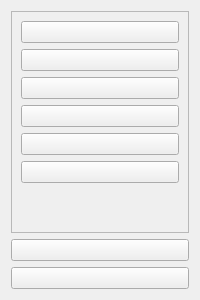
      <widget class="QWidget" name="icon_only_widget" native="true">
       <property name="styleSheet">
        <string notr="true"/>
       </property>
       <layout class="QVBoxLayout" name="verticalLayout_14">
        <item>
         <widget class="QFrame" name="frame_2">
          <property name="frameShape">
           <enum>QFrame::StyledPanel</enum>
          </property>
          <property name="frameShadow">
           <enum>QFrame::Raised</enum>
          </property>
          <layout class="QVBoxLayout" name="verticalLayout_13">
           <item>
            <widget class="QPushButton" name="pushButton">
             <property name="maximumSize">
              <size>
               <width>16777215</width>
               <height>16777213</height>
              </size>
             </property>
             <property name="text">
              <string/>
             </property>
             <property name="icon">
              <iconset resource="resource.qrc">
               <normaloff>:/img/img/home.svg</normaloff>:/img/img/home.svg</iconset>
             </property>
             <property name="checkable">
              <bool>true</bool>
             </property>
            </widget>
           </item>
           <item>
            <widget class="QPushButton" name="p20">
             <property name="text">
              <string/>
             </property>
             <property name="icon">
              <iconset resource="resource.qrc">
               <normaloff>:/img/img/slack.svg</normaloff>:/img/img/slack.svg</iconset>
             </property>
             <property name="checkable">
              <bool>true</bool>
             </property>
             <property name="autoExclusive">
              <bool>true</bool>
             </property>
            </widget>
           </item>
           <item>
            <widget class="QPushButton" name="p21">
             <property name="text">
              <string/>
             </property>
             <property name="icon">
              <iconset resource="resource.qrc">
               <normaloff>:/img/img/shopping-bag.svg</normaloff>:/img/img/shopping-bag.svg</iconset>
             </property>
             <property name="checkable">
              <bool>true</bool>
             </property>
             <property name="autoExclusive">
              <bool>true</bool>
             </property>
            </widget>
           </item>
           <item>
            <widget class="QPushButton" name="p22">
             <property name="text">
              <string/>
             </property>
             <property name="icon">
              <iconset resource="resource.qrc">
               <normaloff>:/img/img/heart.svg</normaloff>:/img/img/heart.svg</iconset>
             </property>
             <property name="checkable">
              <bool>true</bool>
             </property>
             <property name="autoExclusive">
              <bool>true</bool>
             </property>
            </widget>
           </item>
           <item>
            <widget class="QPushButton" name="p23">
             <property name="text">
              <string/>
             </property>
             <property name="icon">
              <iconset resource="resource.qrc">
               <normaloff>:/img/img/mail.svg</normaloff>:/img/img/mail.svg</iconset>
             </property>
             <property name="iconSize">
              <size>
               <width>50</width>
               <height>20</height>
              </size>
             </property>
             <property name="checkable">
              <bool>true</bool>
             </property>
             <property name="autoExclusive">
              <bool>true</bool>
             </property>
            </widget>
           </item>
           <item>
            <widget class="QPushButton" name="p24">
             <property name="text">
              <string/>
             </property>
             <property name="icon">
              <iconset resource="resource.qrc">
               <normaloff>:/img/img/layers.svg</normaloff>:/img/img/layers.svg</iconset>
             </property>
             <property name="iconSize">
              <size>
               <width>50</width>
               <height>20</height>
              </size>
             </property>
             <property name="checkable">
              <bool>true</bool>
             </property>
             <property name="autoExclusive">
              <bool>true</bool>
             </property>
            </widget>
           </item>
           <item>
            <spacer name="verticalSpacer_9">
             <property name="orientation">
              <enum>Qt::Vertical</enum>
             </property>
             <property name="sizeHint" stdset="0">
              <size>
               <width>20</width>
               <height>40</height>
              </size>
             </property>
            </spacer>
           </item>
          </layout>
         </widget>
        </item>
        <item>
         <widget class="QPushButton" name="pushButton_15">
          <property name="text">
           <string/>
          </property>
          <property name="icon">
           <iconset resource="resource.qrc">
            <normaloff>:/img/img/settings.svg</normaloff>:/img/img/settings.svg</iconset>
          </property>
          <property name="checkable">
           <bool>true</bool>
          </property>
          <property name="autoExclusive">
           <bool>true</bool>
          </property>
         </widget>
        </item>
        <item>
         <widget class="QPushButton" name="pushButton_16">
          <property name="text">
           <string/>
          </property>
          <property name="icon">
           <iconset resource="resource.qrc">
            <normaloff>:/img/img/log-out.svg</normaloff>:/img/img/log-out.svg</iconset>
          </property>
          <property name="checkable">
           <bool>true</bool>
          </property>
          <property name="autoExclusive">
           <bool>true</bool>
          </property>
         </widget>
        </item>
       </layout>
      </widget>
